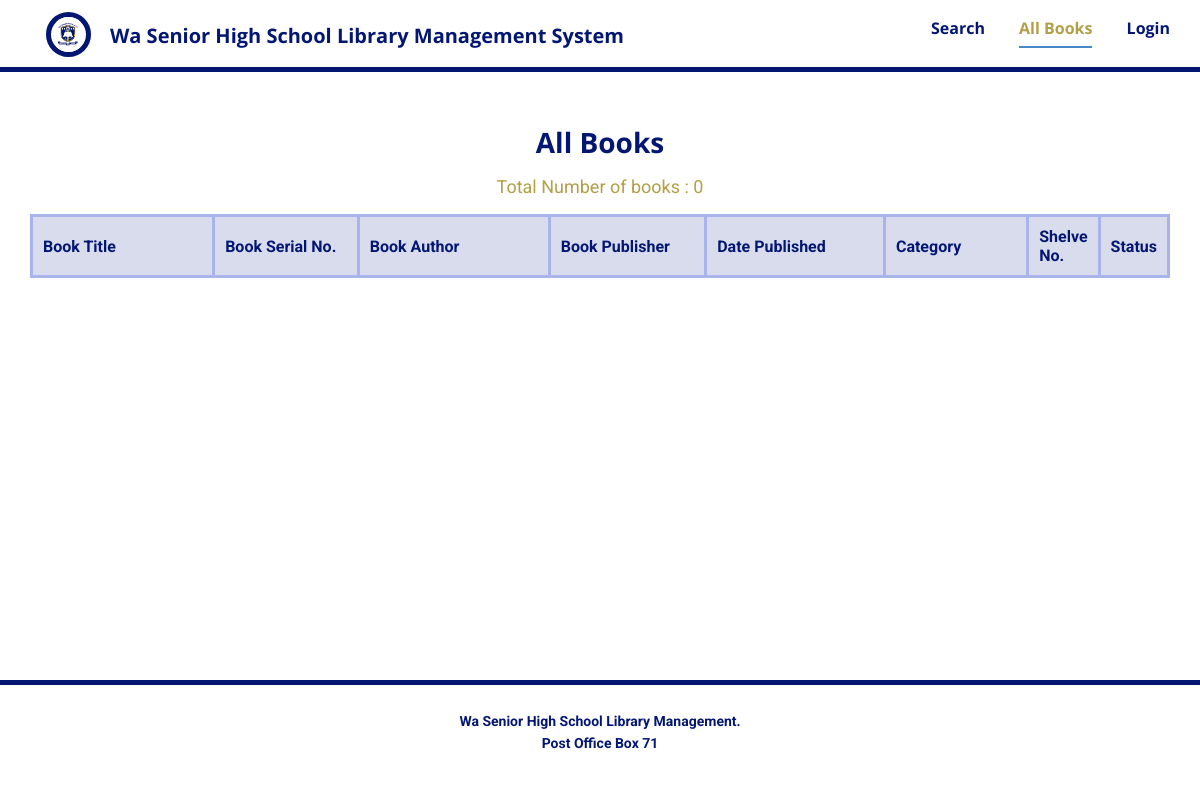
The app's page /all-books, older data.
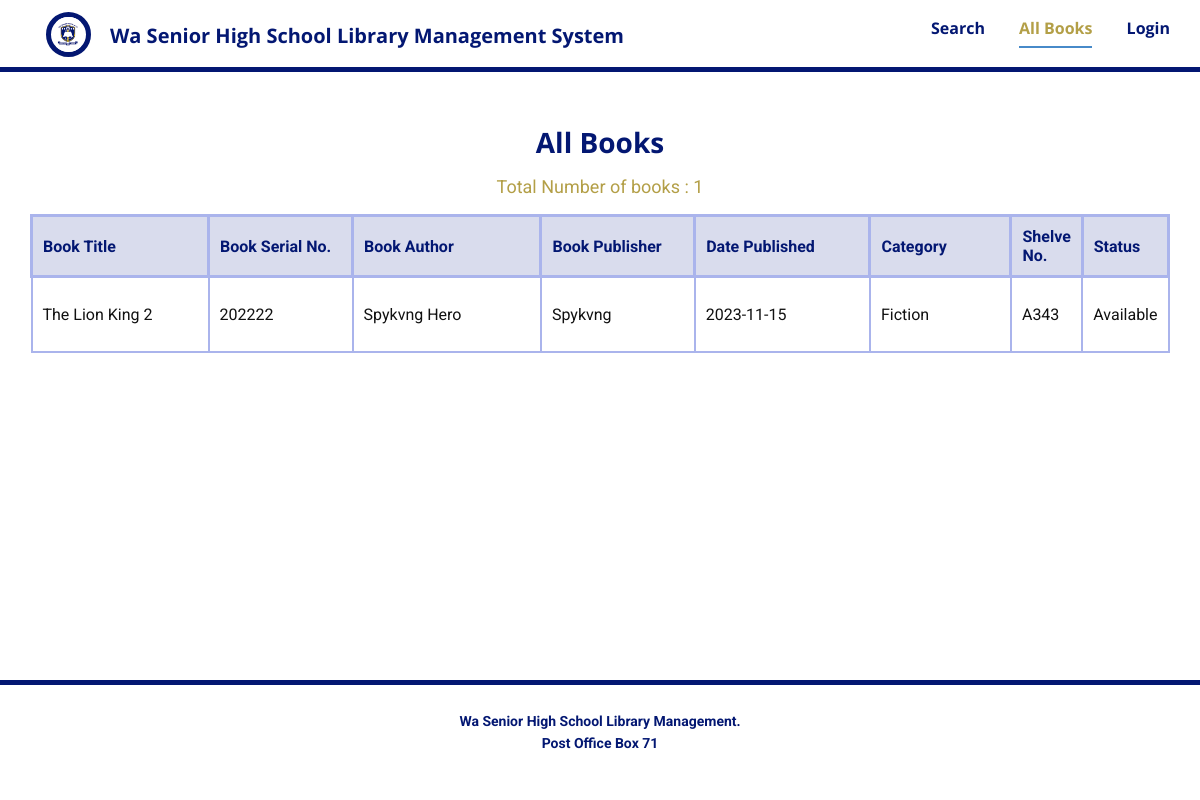
The same page, newer data.
### database.py (models this page shows, shortened)
class Library(db.Model):
    id = db.Column(db.Integer, primary_key=True)
    title = db.Column(db.String(60), unique=False, nullable=False)
    serial_no = db.Column(db.String(60), unique=True, nullable=False)
    author = db.Column(db.String(60), unique=False, nullable=False)
    publisher = db.Column(db.String(60), unique=False, nullable=False)
    date_published = db.Column(db.String(60), unique=False, nullable=False)
    status = db.Column(db.String(60), unique=False, nullable=False, default='Available')
    date = db.Column(db.String(20), unique=False, nullable=False, default=datetime.utcnow())
    category = db.Column(db.String(60), unique=False, nullable=False)
    reference = db.Column(db.String(60), unique=False, nullable=True)

### routes.py (the view)
@app.route('/all-books')
def all_books():
    books = Library.query.all()
    total_books = Library.query.count()
    return render_template('All-books.html', title='All Books', books=books, total_books=total_books)

### templates/All-books.html
{% extends 'Base.html' %} {% block head %}
<link
  href="{{ url_for('static', filename='Tables.css') }}"
  media="screen"
  rel="stylesheet" />
{% endblock %} {% block content %}
<section
  class="u-clearfix u-container-align-center-xl u-section-2"
  id="sec-ddd3">
  <div class="u-clearfix u-sheet u-sheet-1">
    <h3
      class="u-align-center u-text u-text-custom-color-1 u-text-default u-text-1">
      All Books
    </h3>
    <p
      class="u-align-center u-text u-text-custom-color-3 u-text-default u-text-2">
      Total Number of books : {{total_books}}
    </p>
    <div
      class="u-align-left u-expanded-width u-table u-table-responsive u-table-1">
      <table class="u-table-entity">
        <colgroup>
          <col width="18.9%" />
          <col width="14.6%" />
          <col width="19.6%" />
          <col width="15.3%" />
          <col width="17.7%" />
          <col width="13.899999999999995%" />
        </colgroup>
        <thead
          class="u-custom-color-2 u-table-header u-text-custom-color-1 u-table-header-1">
          <tr style="height: 46px">
            <th
              class="u-border-3 u-border-custom-color-5 u-table-cell u-table-cell-1">
              Book Title
            </th>
            <th
              class="u-border-3 u-border-custom-color-5 u-table-cell u-table-cell-2">
              Book Serial No.
            </th>
            <th
              class="u-border-3 u-border-custom-color-5 u-table-cell u-table-cell-3">
              Book Author
            </th>
            <th
              class="u-border-3 u-border-custom-color-5 u-table-cell u-table-cell-4">
              Book Publisher
            </th>
            <th
              class="u-border-3 u-border-custom-color-5 u-table-cell u-table-cell-5">
              Date Published
            </th>
            <th
              class="u-border-3 u-border-custom-color-5 u-table-cell u-table-cell-6">
              Category
            </th>
            <th
              class="u-border-3 u-border-custom-color-5 u-table-cell u-table-cell-6">
              Shelve No.
            </th>
            <th
              class="u-border-3 u-border-custom-color-5 u-table-cell u-table-cell-6">
              Status
            </th>
          </tr>
        </thead>
        <tbody class="u-table-body">
          {% for book in books %}
          <tr style="height: 75px">
            <td class="u-border-2 u-border-custom-color-5 u-table-cell">
              {{book.title}}
            </td>
            <td class="u-border-2 u-border-custom-color-5 u-table-cell">
              {{book.serial_no}}
            </td>
            <td class="u-border-2 u-border-custom-color-5 u-table-cell">
              {{book.author}}
            </td>
            <td class="u-border-2 u-border-custom-color-5 u-table-cell">
              {{book.publisher}}
            </td>
            <td class="u-border-2 u-border-custom-color-5 u-table-cell">
              {{book.date_published}}
            </td>
            <td class="u-border-2 u-border-custom-color-5 u-table-cell">
              {{book.category}}
            </td>
            <td class="u-border-2 u-border-custom-color-5 u-table-cell">
              {{book.reference}}
            </td>
            <td class="u-border-2 u-border-custom-color-5 u-table-cell">
              {{book.status}}
            </td>
          </tr>
          {% endfor %}
        </tbody>
      </table>
    </div>
  </div>
</section>
{% endblock %}

Row changes from the older to the newer data that the page shows:
added Library: title "The Lion King 2", serial_no "202222", author "Spykvng Hero", publisher "Spykvng", date_published "2023-11-15", category "Fiction", reference "A343", status "Available"
Text that changed along with them:
{{ total_books }}: "0" → "1"
